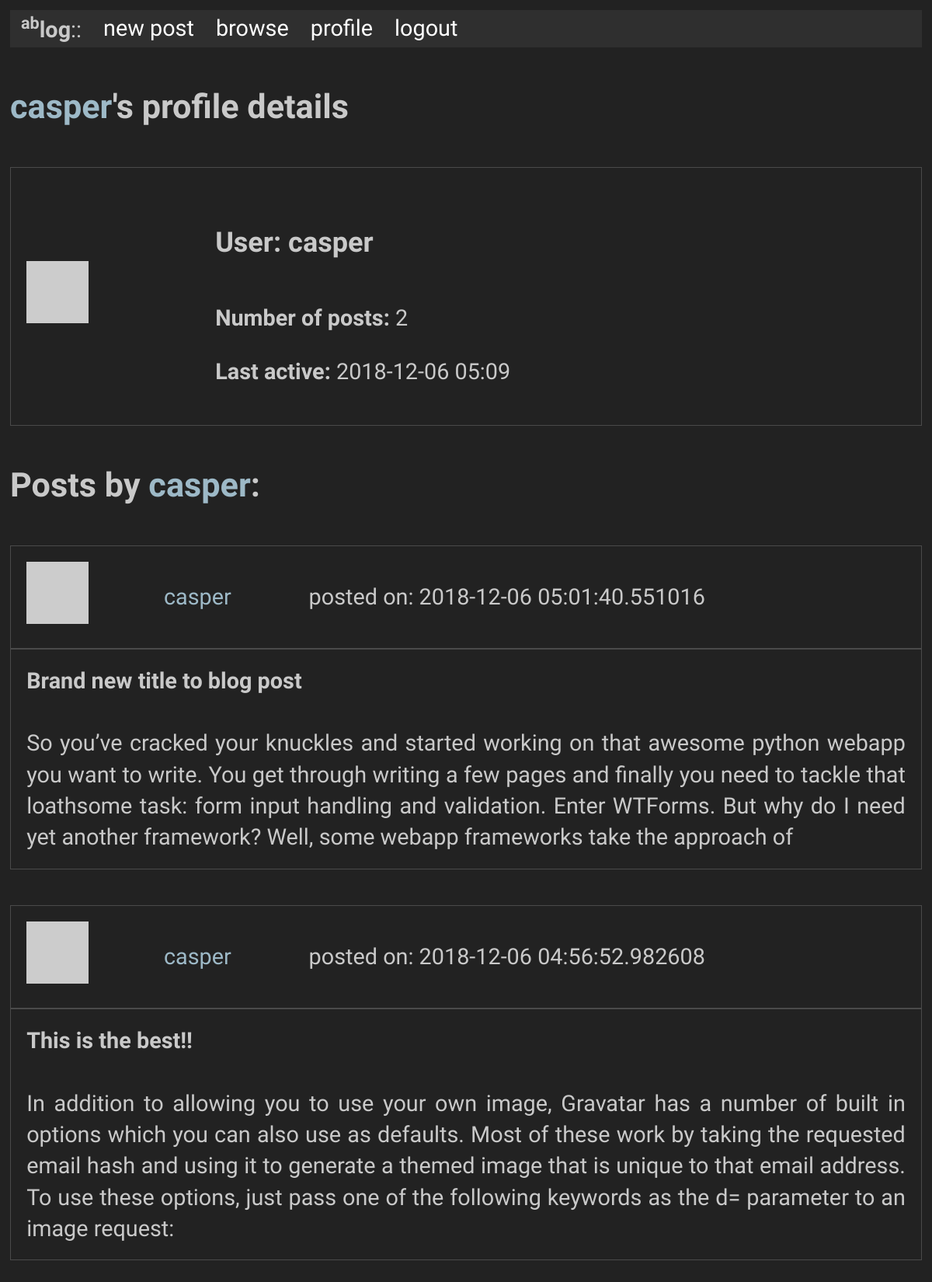
Screenshot of /user/casper (signed in) with the database file from the repository.
### app/models.py (models this page shows, shortened)
class User(UserMixin, db.Model):
    id            = db.Column(db.Integer, primary_key = True)
    username      = db.Column(db.String(64), index = True, unique = True)
    full_name     = db.Column(db.String(80), index = True)
    email         = db.Column(db.String(128), index = True, unique = True)
    password_hash = db.Column(db.String(128))
    posts         = db.relationship('Post', backref = 'author', lazy = 'dynamic')
    about_me      = db.Column(db.String(50))
    last_seen     = db.Column(db.DateTime, default=datetime.utcnow)
    """
    Generates password hash from password string
    """
    """
    Checks if provided password matches self.password_hash
    """
    """
    Fetches generated avatar from gravatar from hash, which is generated from email
    """
    def avatar(self, size = 64):
        digest = md5(self.email.lower().encode('utf-8')).hexdigest()
        return('https://gravatar.com/avatar/{}?d=retro&s={}'.format(digest, size))

class Post(db.Model):
    id           = db.Column(db.Integer, primary_key = True)
    title        = db.Column(db.String(40))
    body         = db.Column(db.String(100))
    timestamp    = db.Column(db.DateTime, index = True, default = datetime.utcnow)
    user_id      = db.Column(db.Integer, db.ForeignKey('user.id'))

### app/routes.py (the view)
@app.route('/user/<username>')
@login_required
def user(username):
    page        = request.args.get('page', 1, type = int)
    user        = User.query.filter_by(username = username).first_or_404()
    posts       = Post.query.filter_by(user_id = user.id).order_by(Post.timestamp.desc())
    n_posts     = posts.count()
    posts       = posts.paginate(page, app.config['POSTS_PER_PAGE'], False)
    next_url    = url_for('user', username = username, page = posts.next_num) if posts.has_next else None
    prev_url    = url_for('user', username = username, page = posts.prev_num) if posts.has_prev else None
    return(render_template('user.html', user = user, posts = posts.items, n_posts = n_posts, next_url = next_url, prev_url = prev_url))

### app/__init__.py (called while the page is built)
@app.template_filter('castdate')
def cast_date(dt):
    return(dt.strftime('%Y-%m-%d %H:%M'))

### app/models.py (called while the page is built)
@login.user_loader
def load_user(id):
    return User.query.get(int(id))

### app/routes.py (called while the page is built)
@app.before_request
def before_request():
    if current_user.is_authenticated:
        current_user.last_seen = datetime.utcnow()
        db.session.commit()

### app/templates/user.html (shortened to what this page needs)
{% extends "base.html" %}
{% from "_post.html" import render_post %}
{% from "_pagination.html" import render_pageset %}
{% block content %}
<h4><a id='inline-hyper' href="{{ url_for('user', username=user.username) }}">{{ user.username }}</a>'s profile details</h4>
  <table>
    <tr>
      <td valign="center"><img src="{{ user.avatar(228) }}"></td>
      <td>
        <h5>User: {{ user.username }}</h5>
        <p><b>Number of posts:</b> {{ n_posts }}</p>
        {% if user.last_seen %}<p><b>Last active:</b> {{ user.last_seen | castdate }}</p>{% endif %}
      </td>
      <td>
      </td>
    </tr>
  </table>
  <h4> Posts by <a id='inline-hyper' href="{{ url_for('user', username=user.username) }}">{{ user.username }}</a>:</h4>
  {% for post in posts %}
      {{ render_post(post) }}
  {% endfor %}
{% endblock %}

### app/templates/_post.html
{% macro render_post(src) %}
  <table>
    <table>
      <tr>
        <td>
          <img src="{{ src.author.avatar(48) }}"><br>
        </td>
        <td>
          <a  id="inline-hyper" href="{{ url_for('user', username=src.author.username) }}">{{ src.author.username }}</a>
        </td>
        <td>
          posted on: {{ src.timestamp }}
        </td>
      </tr>
    </table>
    <table>
      <tr>
          <td><b>{{ src.title }}<b></td>
      </tr>
      <tr>
          <td>{{ src.body }}</td>
      </tr>
    </table>
  <table>
  <br>
{% endmacro %}

### app/static/style.css (style rules this page uses)
body { font-size: 1.8rem; line-height: 1.618; max-width: 52em; margin: auto; font-family: 'Quattrocento Sans', sans-serif; color: #c9c9c9; background-color: #222222; padding: 13px; }
h1, h2, h3, h4, h5, h6 { font-family: 'Quattrocento Sans', sans-serif; font-weight: 700; overflow-wrap: break-word; word-wrap: break-word; -ms-word-break: break-all; word-break: break-word; -ms-hyphens: auto; -moz-hyphens: auto; -webkit-hyphens: auto; hyphens: auto; }
h4 { line-height: 0.9; font-size: 1.5em; }
h5 { line-height: 0.9; font-size: 1.25em; }
a { text-decoration: none; color: #ffffff; }
#inline-hyper { color: #9db9c7; }
table { text-align: justify; width: 100%; border-collapse: collapse; border: 1px solid #4a4a4a; }
td, th { line-height: 1.4em; padding: 0.7em; }

### rows the page displays
User: username "casper", last_seen|castdate "2018-12-06 05:09", author.username "casper"
Post: timestamp "2018-12-06 05:01:40.551016", title "Brand new title to blog post", body "So you’ve cracked your knuckles and started working on that awesome python webapp you want to write. You get through writing a few pages and finally you need to tackle that loathsome task: form input handling and validation. Enter WTForms. But why do I need yet another framework? Well, some webapp frameworks take the approach of"
Post: timestamp "2018-12-06 04:56:52.982608", title "This is the best!!", body "In addition to allowing you to use your own image, Gravatar has a number of built in options which you can also use as defaults. Most of these work by taking the requested email hash and using it to generate a themed image that is unique to that email address. To use these options, just pass one of the following keywords as the d= parameter to an image request:"

### other values shown
{{ n_posts }} "2"
